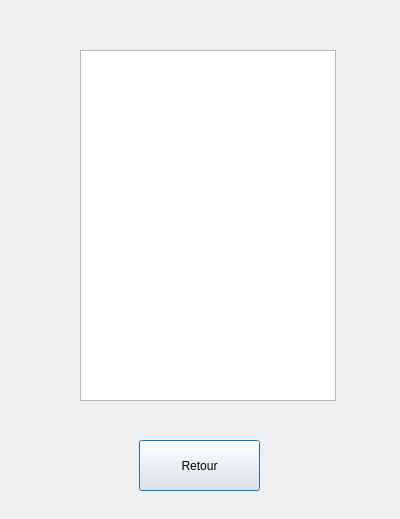
<?xml version="1.0" encoding="UTF-8"?>
<ui version="4.0">
 <class>SelectProjectDialog</class>
 <widget class="QDialog" name="SelectProjectDialog">
  <property name="geometry">
   <rect>
    <x>0</x>
    <y>0</y>
    <width>400</width>
    <height>519</height>
   </rect>
  </property>
  <property name="windowTitle">
   <string>Dialog</string>
  </property>
  <widget class="QTableWidget" name="tableWidget">
   <property name="geometry">
    <rect>
     <x>80</x>
     <y>50</y>
     <width>256</width>
     <height>351</height>
    </rect>
   </property>
  </widget>
  <widget class="QPushButton" name="ButtonExit">
   <property name="geometry">
    <rect>
     <x>139</x>
     <y>440</y>
     <width>121</width>
     <height>51</height>
    </rect>
   </property>
   <property name="text">
    <string>Retour</string>
   </property>
  </widget>
 </widget>
 <resources/>
 <connections/>
</ui>
